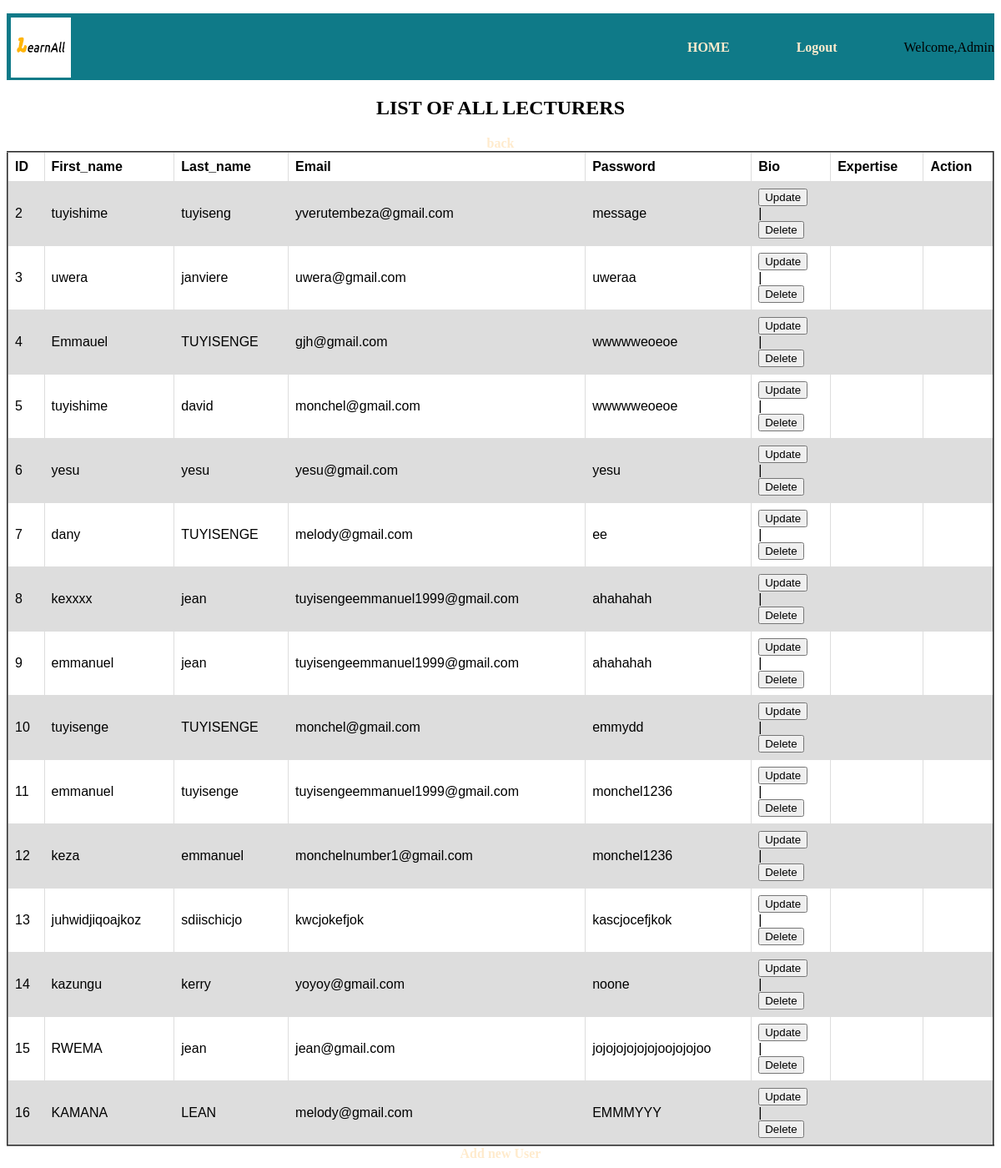
The app's page /admin/lecturers.php with its own data.
### tables this page shows
CREATE TABLE `lecturer` (
  `l_id` int(10) NOT NULL,
  `l_firstname` text NOT NULL,
  `l_lastname` text NOT NULL,
  `l_email` text NOT NULL,
  `l_password` text NOT NULL,
  `l_bio` text NOT NULL,
  `l_expertise` text NOT NULL
);

### admin/lecturers.php (the view, shortened to what this page needs)
<?php
require_once '../config.php';
?>
<!DOCTYPE html>
<html lang="en">
<head>
    <link rel="stylesheet" href="admin.css">
</head>
<body>
<div class="header"> <ul>
            <li>Welcome,Admin</li>
            <li><a href="../landingpage.php">Logout</a></li>
            <li><a href="admin.html">HOME</a>  </li>
        </ul>
        <span><img src="../logo.png" alt="" height="90%" style="margin: 0.3rem;"></span>
    </div>
    <center>
        <h2>LIST OF ALL LECTURERS</h2> <a href="admin.html">back</a>
        <table border="2" style=" border-collapse:collapse">
        <tr>  <th>ID</th>  <th>First_name</th>  <th>Last_name</th>  <th>Email</th> <th>Password</th> <th>Bio</th> <th>Expertise</th> <th>Action</th></tr>
        <?php
        $result = mysqli_query( $con,"SELECT * FROM lecturer");
        while( $row = mysqli_fetch_assoc($result)){
            ?>
            <tr> <td><?php echo $row['l_id'] ?></td>
             <td><?php echo $row['l_firstname']?></td>
             <td> <?php echo $row['l_lastname']?></td>
             <td> <?php echo $row['l_email']?></td>
             <td><?php echo $row['l_password']?></td>
             <td>
               <form action="update_lecturer.php" method="post">
                    <input type='submit' name='update' value='Update'>
                  </form> |
             <form action="delete_lecturer.php" method="post">
                    <input type='submit' name='delete' value='Delete'>
                  </form>
                    </td><td></td><td></td>
                   </tr>
           <?php
                   }
                  ?>
        </table>
        <a href="newuser.php">Add new User</a>
    </center>
</body>
</html>

### admin/admin.css (style rules this page uses)
.header { height: 5rem; width: auto; background-color: rgb(15, 122, 136); }
.header li { list-style: none; margin-left: 5rem; margin-top: 2rem; float: right; }
a { color: blanchedalmond; text-decoration: none; font-weight: 900; }
table { font-family: arial, sans-serif; border-collapse: collapse; width: 100%; }
td, th { border: 1px solid #dddddd; text-align: left; padding: 8px; }
tr:nth-child(even) { background-color: #dddddd; }

### records on screen
lecturer: l_id "2", l_firstname "tuyishime", l_lastname "tuyiseng", l_email "yverutembeza@gmail.com", l_password "message"
lecturer: l_id "3", l_firstname "uwera", l_lastname "janviere", l_email "uwera@gmail.com", l_password "uweraa"
lecturer: l_id "4", l_firstname "Emmauel", l_lastname "TUYISENGE", l_email "gjh@gmail.com", l_password "wwwwweoeoe"
lecturer: l_id "5", l_firstname "tuyishime", l_lastname "david", l_email "monchel@gmail.com", l_password "wwwwweoeoe"
lecturer: l_id "6", l_firstname "yesu", l_lastname "yesu", l_email "yesu@gmail.com", l_password "yesu"
lecturer: l_id "7", l_firstname "dany", l_lastname "TUYISENGE", l_email "melody@gmail.com", l_password "ee"
lecturer: l_id "8", l_firstname "kexxxx", l_lastname "jean", l_email "tuyisengeemmanuel1999@gmail.com", l_password "ahahahah"
lecturer: l_id "9", l_firstname "emmanuel", l_lastname "jean", l_email "tuyisengeemmanuel1999@gmail.com", l_password "ahahahah"
lecturer: l_id "10", l_firstname "tuyisenge", l_lastname "TUYISENGE", l_email "monchel@gmail.com", l_password "emmydd"
lecturer: l_id "11", l_firstname "emmanuel", l_lastname "tuyisenge", l_email "tuyisengeemmanuel1999@gmail.com", l_password "monchel1236"
lecturer: l_id "12", l_firstname "keza", l_lastname "emmanuel", l_email "monchelnumber1@gmail.com", l_password "monchel1236"
lecturer: l_id "13", l_firstname "juhwidjiqoajkoz", l_lastname "sdiischicjo", l_email "kwcjokefjok", l_password "kascjocefjkok"
lecturer: l_id "14", l_firstname "kazungu", l_lastname "kerry", l_email "yoyoy@gmail.com", l_password "noone"
lecturer: l_id "15", l_firstname "RWEMA", l_lastname "jean", l_email "jean@gmail.com", l_password "jojojojojojojoojojojoo"
lecturer: l_id "16", l_firstname "KAMANA", l_lastname "LEAN", l_email "melody@gmail.com", l_password "EMMMYYY"
